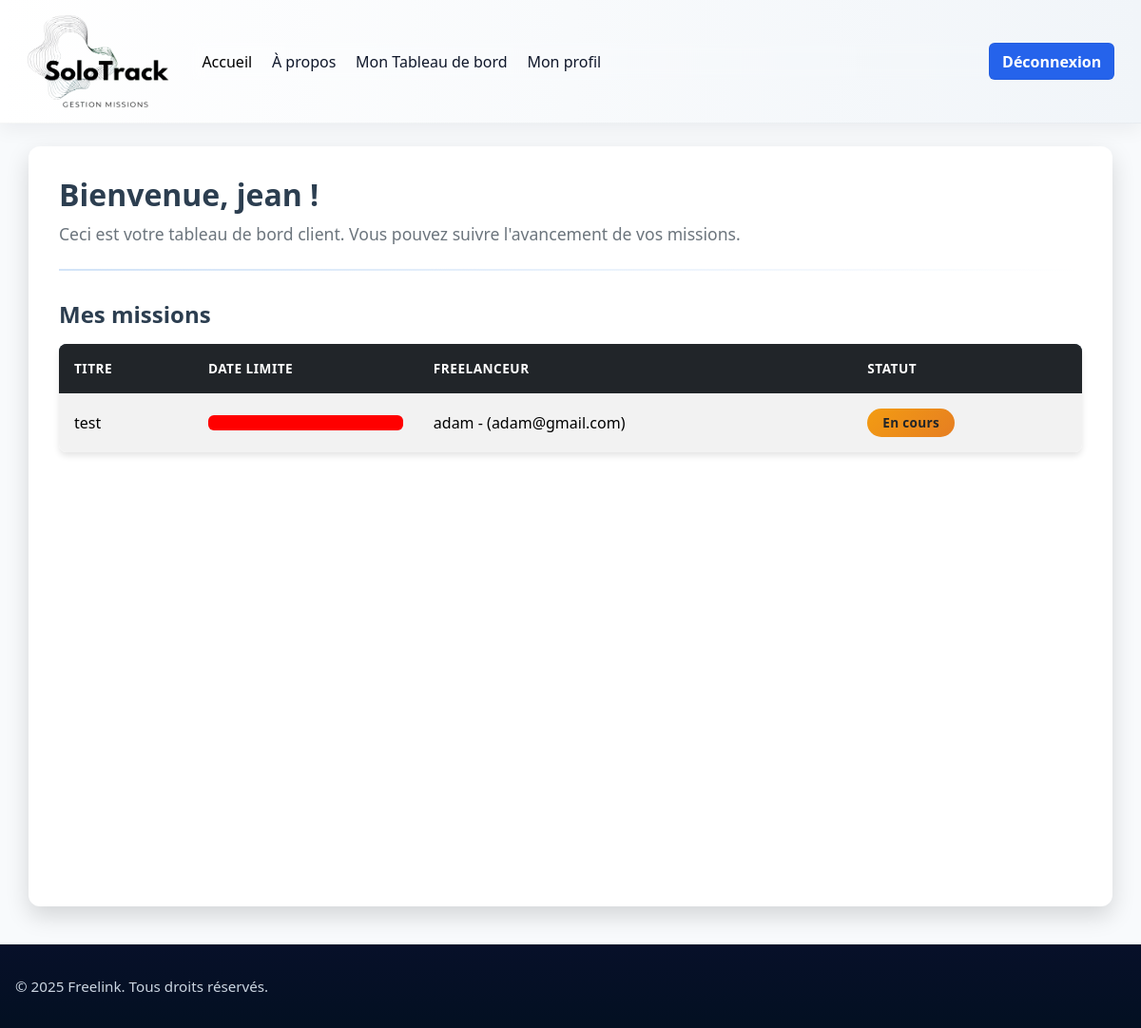
Before: /dashboard/client-dashboard (signed in) with the older database file.
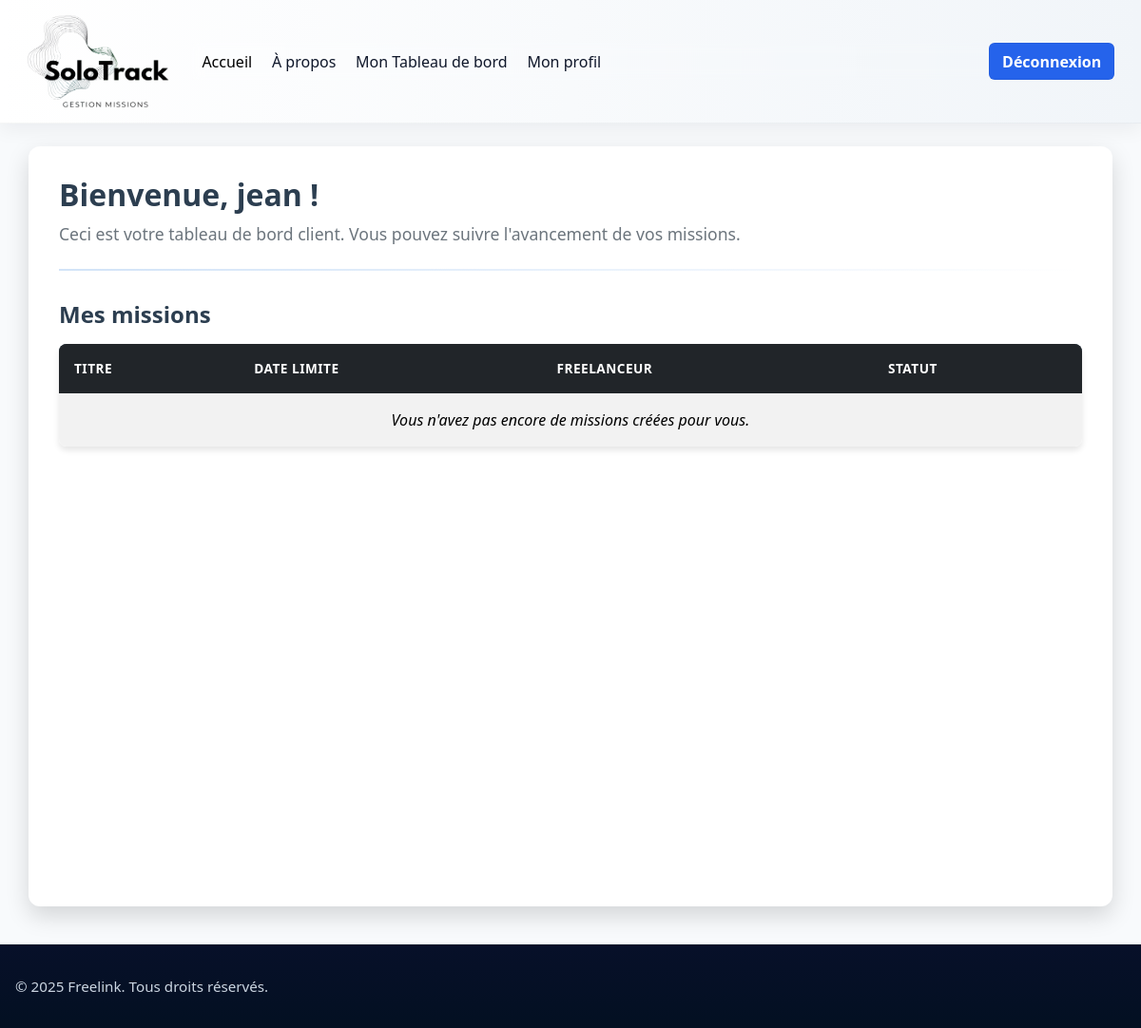
After: the same page with the newer database file.
### website/models.py (models this page shows)
class Missions(db.Model):
    id = db.Column(db.Integer, primary_key=True)
    title = db.Column(db.String(150), nullable=False)
    description = db.Column(db.Text, nullable=True)
    deadline = db.Column(db.DateTime, nullable=False)
    date_created = db.Column(db.DateTime, default=func.now())
    status = db.Column(db.String(50), default='En attente')
    user_id = db.Column(db.Integer, db.ForeignKey('user.id'), nullable=False)
    freelance_id = db.Column(db.Integer, db.ForeignKey('user.id'), nullable=False)

class User(db.Model, UserMixin):
    id = db.Column(db.Integer, primary_key=True)
    email = db.Column(db.String(150), unique=True)
    password = db.Column(db.String(150))
    name = db.Column(db.String(150))
    admin = db.Column(db.Boolean, default=False)
    role = db.Column(db.String(50), nullable=False, default='Client')
    missions_assigned = db.relationship('Missions', foreign_keys='Missions.freelance_id', backref='creator', lazy=True)
    missions_created = db.relationship('Missions', foreign_keys='Missions.user_id', backref='client', lazy=True)

### website/site.py (the view)
@site.route('/client-dashboard')
@login_required
def client_dashboard():
    client_missions = Missions.query.filter_by(user_id=current_user.id).all()
    current_time = datetime.now()  # Utilisez datetime comme prévu
    return render_template('user/client_dashboard.html', user=current_user, missions=client_missions, now=current_time)

### website/templates/user/client_dashboard.html (shortened to what this page needs)
{% extends "base.html" %}
{% block head_extra %}
<link rel="stylesheet" href="{{ url_for('static', filename='css/dashboard_mission.css') }}">
{% endblock %}
{% block content %}
    <div class="section-container container mt-4">
        <h1>Bienvenue, {{ user.name }} !</h1>
        <p>Ceci est votre tableau de bord client. Vous pouvez suivre l'avancement de vos missions.</p>
        <hr class="mt-4">
        <h2 class="mb-3">Mes missions</h2>
        <div class="table-responsive">
            <table class="table table-striped table-hover">
                <thead class="table-dark">
                    <tr>
                        <th scope="col">Titre</th>
                        <th scope="col">Date limite</th>
                        <th scope="col">Freelanceur</th> <th scope="col">Statut</th> </tr>
                </thead>
                <tbody>
                    {% for mission in missions %}
                    <tr>
                        <td>{{ mission.title }}</td>
                        <td>
                            {% set deadline = mission.deadline %}
                            {% set days_left = (deadline - now).days %}
                            <div class="progress">
                                <div class="progress-bar"
                                     style="width: {{ (days_left > 0) and (days_left * 100 / (deadline - mission.date_created).days) or 100 }}%;
                                            background-color: {{ (days_left > 3) and 'green' or (days_left > 0) and 'yellow' or 'red' }};">
                                </div>
                            </div>
                        </td>
                        <td>
                            {% if mission.creator %}
                                {{ mission.creator.name }} - ({{ mission.creator.email}})
                            {% else %}
                                Pas encore assigné
                            {% endif %}
                        </td>
                        <td>
                            {% if mission.status == 'Terminée' %}
                                <span class="badge bg-success">{{ mission.status }}</span>
                            {% elif mission.status == 'En cours' %}
                                <span class="badge bg-warning text-dark">{{ mission.status }}</span>
                            {% else %}
                                <span class="badge bg-secondary">{{ mission.status }}</span>
                            {% endif %}
                        </td>
                    </tr>
                    {% else %}
                    <tr>
                        <td colspan="5" class="text-center">
                            Vous n'avez pas encore de missions créées pour vous.
                        </td>
                    </tr>
                    {% endfor %}
                </tbody>
            </table>
        </div>
    </div>
{% endblock %}

Changed rows visible on the page:
no longer on this page (row edited): Missions: title "test", creator.name "adam", creator.email "adam@gmail.com", status "En cours"
Other visible differences:
text now shown: "Vous n'avez pas encore de missions créées pour vous."
